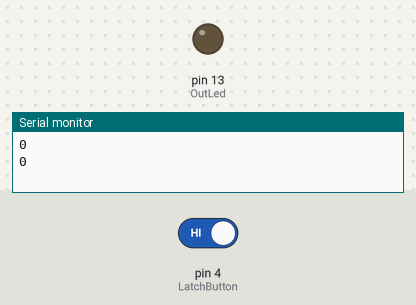
The sketch below on a simulated Arduino Uno, built with avr-gcc and run on an emulated ATmega328P. On the bench: output pins drawn as LEDs (lit = HIGH), the last lines printed to the serial monitor. Inputs (shaded band) come from the test bench; at power-on: pin 4 (LatchButton) HIGH.

Above: at 10.8 s.
10.9 s: pin 4 (LatchButton) driven LOW
At 20.7 s:
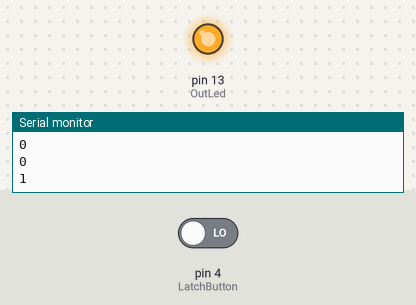
Timing chart, 0 to 22.2 s (numbered marks = the images above; inputs shaded):
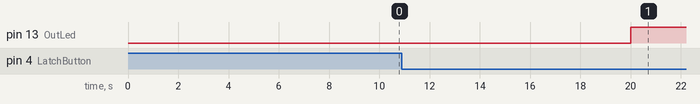

Measured:
- after the input at 10.9 s, pin 13 (OutLed): LOW → HIGH after 9.1 s

The sketch:

Sketch_test.ino
```cpp
/*
 Name:		Sketch_test.ino
 Created:	5/15/2022 7:35:32 PM
 Author:	Ahmed
*/


int x;
int OutLed = 13;
int LatchButton = 4;
int State = LOW;
int buttonState = HIGH;
// the setup function runs once when you press reset or power the board
void setup() {
    x = 20;
    pinMode(OutLed, OUTPUT);
    pinMode(LatchButton, INPUT_PULLUP);
    digitalWrite(OutLed, LOW);
    Serial.begin(115200);
}

// the loop function runs over and over again until power down or reset
void loop() {

    if (digitalRead(LatchButton))
    {
        State = LOW;
        digitalWrite(OutLed, State);

    }
    else if(digitalRead(LatchButton)== LOW)
    {
        State = HIGH;
        digitalWrite(OutLed, State);
    }
    x++;
    buttonState = digitalRead(LatchButton);
    Serial.println(State);
    delay(10000);
}
```
